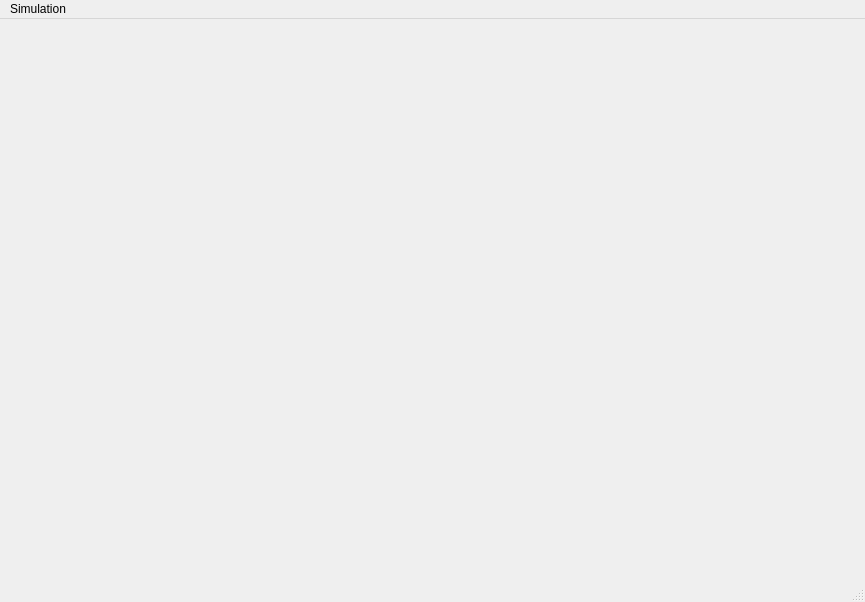
<?xml version="1.0" encoding="UTF-8"?>
<ui version="4.0">
 <class>guiDlg</class>
 <widget class="QMainWindow" name="guiDlg">
  <property name="geometry">
   <rect>
    <x>0</x>
    <y>0</y>
    <width>865</width>
    <height>602</height>
   </rect>
  </property>
  <property name="windowTitle">
   <string>agent_control</string>
  </property>
  <widget class="QWidget" name="centralwidget">
   <layout class="QGridLayout" name="gridLayout">
    <item row="0" column="0">
     <widget class="QSplitter" name="splitter_1">
      <property name="orientation">
       <enum>Qt::Horizontal</enum>
      </property>
      <widget class="QSplitter" name="splitter_2">
       <property name="sizePolicy">
        <sizepolicy hsizetype="Minimum" vsizetype="Expanding">
         <horstretch>0</horstretch>
         <verstretch>0</verstretch>
        </sizepolicy>
       </property>
       <property name="orientation">
        <enum>Qt::Vertical</enum>
       </property>
      </widget>
     </widget>
    </item>
   </layout>
  </widget>
  <widget class="QMenuBar" name="menubar">
   <property name="geometry">
    <rect>
     <x>0</x>
     <y>0</y>
     <width>865</width>
     <height>22</height>
    </rect>
   </property>
   <widget class="QMenu" name="menuSimulation">
    <property name="title">
     <string>Simulation</string>
    </property>
    <addaction name="actionStart_Stop"/>
   </widget>
   <addaction name="menuSimulation"/>
  </widget>
  <widget class="QStatusBar" name="statusbar"/>
  <action name="actionStart_Stop">
   <property name="text">
    <string>Start/Stop</string>
   </property>
  </action>
 </widget>
 <resources/>
 <connections/>
</ui>
